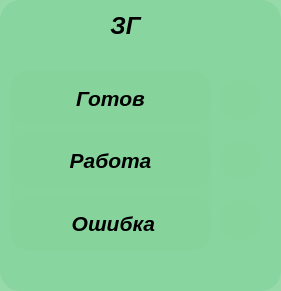
     <widget class="QFrame" name="frame_6">
      <property name="geometry">
       <rect>
        <x>920</x>
        <y>150</y>
        <width>281</width>
        <height>291</height>
       </rect>
      </property>
      <property name="styleSheet">
       <string notr="true">background-color: rgb(135, 212, 157,220); border-radius: 20</string>
      </property>
      <property name="frameShape">
       <enum>QFrame::StyledPanel</enum>
      </property>
      <property name="frameShadow">
       <enum>QFrame::Raised</enum>
      </property>
      <widget class="QLabel" name="label_46">
       <property name="geometry">
        <rect>
         <x>220</x>
         <y>200</y>
         <width>41</width>
         <height>41</height>
        </rect>
       </property>
       <property name="text">
        <string/>
       </property>
       <property name="pixmap">
        <pixmap resource="../ControlLaser_LinUDP/newprefix.qrc">:/newPrefix/png/blue-led-on.png</pixmap>
       </property>
       <property name="scaledContents">
        <bool>true</bool>
       </property>
      </widget>
      <widget class="QLabel" name="label_47">
       <property name="geometry">
        <rect>
         <x>220</x>
         <y>80</y>
         <width>41</width>
         <height>41</height>
        </rect>
       </property>
       <property name="text">
        <string/>
       </property>
       <property name="pixmap">
        <pixmap resource="../ControlLaser_LinUDP/newprefix.qrc">:/newPrefix/png/blue-led-on.png</pixmap>
       </property>
       <property name="scaledContents">
        <bool>true</bool>
       </property>
      </widget>
      <widget class="QLabel" name="label_48">
       <property name="geometry">
        <rect>
         <x>220</x>
         <y>140</y>
         <width>41</width>
         <height>41</height>
        </rect>
       </property>
       <property name="text">
        <string/>
       </property>
       <property name="pixmap">
        <pixmap resource="../ControlLaser_LinUDP/newprefix.qrc">:/newPrefix/png/blue-led-on.png</pixmap>
       </property>
       <property name="scaledContents">
        <bool>true</bool>
       </property>
      </widget>
      <widget class="QWidget" name="layoutWidget_5">
       <property name="geometry">
        <rect>
         <x>10</x>
         <y>70</y>
         <width>201</width>
         <height>181</height>
        </rect>
       </property>
       <layout class="QVBoxLayout" name="verticalLayout_6">
        <item>
         <widget class="QLabel" name="label_49">
          <property name="font">
           <font>
            <family>Arial</family>
            <pointsize>16</pointsize>
            <weight>75</weight>
            <italic>true</italic>
            <bold>true</bold>
           </font>
          </property>
          <property name="styleSheet">
           <string notr="true">background-color: rgb(135, 212, 157,220); border-radius: 20</string>
          </property>
          <property name="text">
           <string>Готов</string>
          </property>
          <property name="alignment">
           <set>Qt::AlignCenter</set>
          </property>
         </widget>
        </item>
        <item>
         <widget class="QLabel" name="label_50">
          <property name="font">
           <font>
            <family>Arial</family>
            <pointsize>16</pointsize>
            <weight>75</weight>
            <italic>true</italic>
            <bold>true</bold>
           </font>
          </property>
          <property name="styleSheet">
           <string notr="true">background-color: rgb(135, 212, 157,220); border-radius: 20</string>
          </property>
          <property name="text">
           <string>Работа</string>
          </property>
          <property name="alignment">
           <set>Qt::AlignCenter</set>
          </property>
         </widget>
        </item>
        <item>
         <widget class="QLabel" name="label_51">
          <property name="font">
           <font>
            <family>Arial</family>
            <pointsize>16</pointsize>
            <weight>75</weight>
            <italic>true</italic>
            <bold>true</bold>
           </font>
          </property>
          <property name="styleSheet">
           <string notr="true">background-color: rgb(135, 212, 157,220); border-radius: 20</string>
          </property>
          <property name="text">
           <string> Ошибка</string>
          </property>
          <property name="alignment">
           <set>Qt::AlignCenter</set>
          </property>
         </widget>
        </item>
       </layout>
      </widget>
      <widget class="QLabel" name="label_21">
       <property name="geometry">
        <rect>
         <x>50</x>
         <y>10</y>
         <width>151</width>
         <height>31</height>
        </rect>
       </property>
       <property name="font">
        <font>
         <family>Arial</family>
         <pointsize>18</pointsize>
         <weight>75</weight>
         <italic>true</italic>
         <bold>true</bold>
        </font>
       </property>
       <property name="styleSheet">
        <string notr="true">background-color: rgb(135, 212, 157,0); border-radius: 20</string>
       </property>
       <property name="text">
        <string>ЗГ</string>
       </property>
       <property name="alignment">
        <set>Qt::AlignCenter</set>
       </property>
      </widget>
     </widget>
